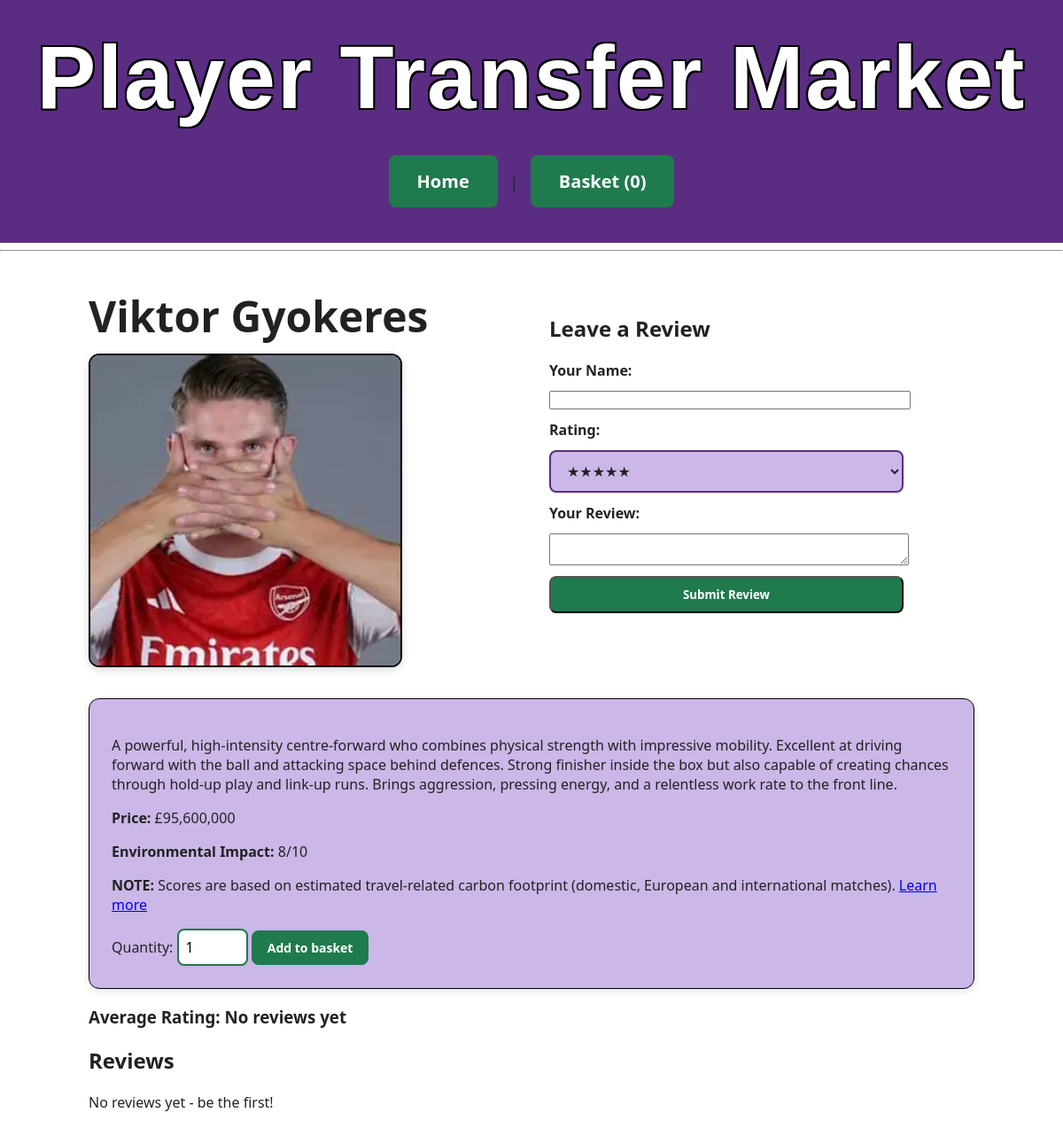
Screenshot of /player/1 with the database file from the repository.
### app4.py (models this page shows)
class Player(db.Model):
    __tablename__ = 'players'
    id = db.Column(db.Integer, primary_key=True)
    name = db.Column(db.String(100))
    price = db.Column(db.Integer)
    short_description = db.Column(db.Text)
    long_description = db.Column(db.Text)
    image = db.Column(db.String(100))
    environmental_impact = db.Column(db.Integer)

### app4.py (the view)
@app.route('/player/<int:id>')
def single_player(id):
    player = Player.query.get_or_404(id)
    if player.reviews:
        avg_rating = sum(r.rating for r in player.reviews) / len(player.reviews)
    else:
        avg_rating = None
    return render_template('single_player.html', player=player, avg_rating=avg_rating)

### app4.py (called while the page is built)
@app.context_processor
def inject_basket_count():
    basket = session.get("basket", {})
    total_items = sum(basket.values())
    return dict(basket_count=total_items)

### templates/single_player.html (shortened to what this page needs)
{% extends "base.html" %}
{% block content %}
    <div class="player-top-section">
    <div class="player-image-box">
        <h2 class="player-name">{{ player.name }}</h2>
        <img src="{{ url_for('static', filename=player.image) }}" class="player-image-box-img">
    </div>
    <div class="review-form-container">
        <h2>Leave a Review</h2>
        <form method="POST" action="{{ url_for('add_review', player_id=player.id) }}" class="review-form">
            <label>Your Name:</label>
            <input type="text" name="name">
            <label>Rating:</label>
            <select name="rating">
                <option value="5">★★★★★</option>
            </select>
            <label>Your Review:</label>
            <textarea name="comment"></textarea>
            <button type="submit" class="button button-green">Submit Review</button>
        </form>
    </div>
    </div>
    <div class = "player-info">
        <p>{{ player.long_description }}</p>
        <p><b>Price:</b> £{{ "{:,}".format(player.price) }}</p>
        <p><b>Environmental Impact:</b> {{ player.environmental_impact }}/10</p>
        <p><b>NOTE:</b> Scores are based on estimated travel-related carbon footprint (domestic, European and international matches). <a href="{{ url_for('impact_info') }}">Learn more</a></p>
        <form action="{{ url_for('add_player', id=player.id) }}" method="POST" class="quantity-form">
            <label for="quantity">Quantity:</label>
            <input type="number" id="quantity" name="quantity" min="1" value="1">
            <button type="submit" class="add-button">Add to basket</button>
        </form>
    </div>
    <div class ="player-reviews">
    {% if avg_rating %}
        <h3>Average Rating: {{ "%.1f"|format(avg_rating) }} / 5</h3>
    {% else %}
        <h3>Average Rating: No reviews yet</h3>
    {% endif %}
        <h2>Reviews</h2>
        {% if player.reviews %}
            {% for review in player.reviews %}
                <div class="review-box">
                    <p><strong>{{ review.name or "Anonymous" }}</strong></p>
                    <p>{{ "★" * review.rating }}{{ "☆" * (5 - review.rating) }}</p>
                    <p>{{ review.comment }}</p>
                    <p class="review-date">{{ review.date.strftime("%d %b %Y") }}</p>
                </div>
            {% endfor %}
        {% else %}
            <p>No reviews yet - be the first!</p>
        {% endif %}
    </div>
{% endblock %}

### static/css/style.css (style rules this page uses)
:root { --color-purple: #5A2D82; --color-purple-light: #CBB7E8; --color-purple-hover: #D9C8F2; --color-green: #1f7a4d; --color-green-dark: #145c39; --color-red: #c0392b; --color-red-dark: #992d22; --color-yellow: #f1c40f; --color-yellow-dark: #d4ac0d; --card-bg: #CBB7E8; --card-border: 1px solid black; --card-radius: 12px; }
body { font-family: "Segoe UI", Helvetica, Arial, sans-serif; margin: 0; background-color: white; color: #222; }
.button { display: inline-block; padding: 10px 18px; border-radius: 8px; font-weight: bold; text-decoration: none; color: white; font-family: "Segoe UI", sans-serif; transition: 0.2s ease; }
.button-green { background-color: var(--color-green); }
.sort-button, .add-button { background-color: var(--color-green); color: white; border: none; padding: 10px 18px; border-radius: 8px; font-weight: bold; font-size: 14px; cursor: pointer; font-family: "Segoe UI", sans-serif; }
.player-info { background-color: var(--card-bg); padding: 25px; border-radius: var(--card-radius); border: var(--card-border); box-shadow: 0 3px 10px rgba(0,0,0,0.1); }
.player-name { margin-top: 0; margin-bottom: 10px; font-size: 48px; font-weight: bold; }
.player-top-section { display: flex; gap: 40px; align-items: flex-start; margin-bottom: 30px; }
.player-image-box, .review-form-container { flex: 1; }
.player-image-box img { width: 350px; height: 350px; object-fit: cover; border-radius: var(--card-radius); border: 2px solid black; box-shadow: 0 3px 10px rgba(0,0,0,0.15); }
.review-form-container { max-width: 500px; padding-top: 30px; }
.review-form-container h2 { margin-top: 0; }
select { padding: 10px 14px; border-radius: 8px; border: 2px solid var(--color-purple); background-color: var(--card-bg); color: #222; font-size: 16px; font-family: "Segoe UI", sans-serif; cursor: pointer; }
.quantity-form input[type="number"] { width: 60px; padding: 8px; border: 2px solid var(--color-green); border-radius: 8px; font-size: 16px; font-family: "Segoe UI", sans-serif; }
.review-form { display: flex; flex-direction: column; gap: 12px; width: 100%; max-width: 400px; }
.review-form label { font-weight: bold; font-size: 16px; }
.review-form input, .review-form select, .review-form textarea { width: 100%; }

### rows the page displays
Player: name "Viktor Gyokeres", image (picture), long_description "A powerful, high-intensity centre-forward who combines physical strength with impressive mobility. Excellent at driving forward with the ball and attacking space behind defences. Strong finisher inside the box but also capable of creating chances through hold-up play and link-up runs. Brings aggression, pressing energy, and a relentless work rate to the front line.", price "95,600,000", environmental_impact "8"

### other values shown
{{ basket_count }} "0"
